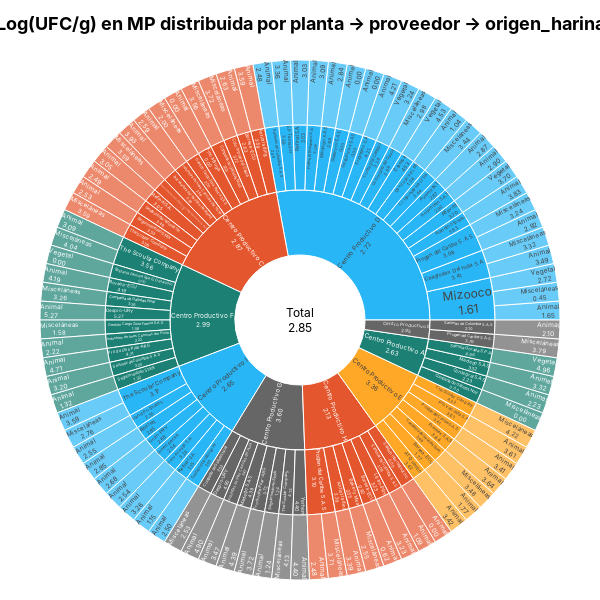

Notebook source saved alongside this figure:
### Code cell
levels = ["planta", "proveedor", "origen_harina"]
mp_planta_prov_origen_micro = compute_(df=df_mp, cols=levels)
title_level = ' → '.join(levels)

f = plot_sunburst(
    
     df=mp_planta_prov_origen_micro,
    path_cols=levels,
    metric_col="resultado_log",
    title=f"<b>Log(UFC/g) en MP distribuida por {title_level}</b>",
     width=600, height=600,
)
f.show()
s3.save_plotly_html(f, "subplot_distribuciones_mp.html")

### Figure 1 — Plotly figure (JSON) as saved in the notebook; plotly's stock layout.template omitted (floating-point values rounded to 4 significant figures; data arrays with more than 128 entries replaced by an {"elided": "..."} marker saying what was removed)
{"data": [{"branchvalues": "total", "customdata": {"elided": "175x1 float values"}, "hovertemplate": "<b>%{label}</b><br>resultado_log (Prom): %{customdata[0]:.2f}<br>Valor: %{value:.2f}<br>% del Raíz: %{percentRoot:.1%}<br>% del Padre: %{percentParent:.1%}<extra></extra>", "ids": {"elided": "175 str values"}, "insidetextorientation": "radial", "labels": {"elided": "175 str values"}, "marker": {"colors": {"elided": "175 str values"}, "line": {"color": "#FFFFFF", "width": 1}}, "parents": {"elided": "175 str values"}, "texttemplate": "%{label}<br>%{customdata[0]:.2f}", "type": "sunburst", "values": {"elided": "175 int values"}}], "layout": {"font": {"color": "black", "family": "Inter, Arial, sans-serif", "size": 12}, "height": 600, "margin": {"b": 20, "l": 20, "r": 20, "t": 60}, "paper_bgcolor": "rgba(0,0,0,0)", "plot_bgcolor": "rgba(0,0,0,0)", "title": {"font": {"size": 18}, "text": "<b>Log(UFC/g) en MP distribuida por planta → proveedor → origen_harina</b>", "x": 0.5}, "width": 600}}
